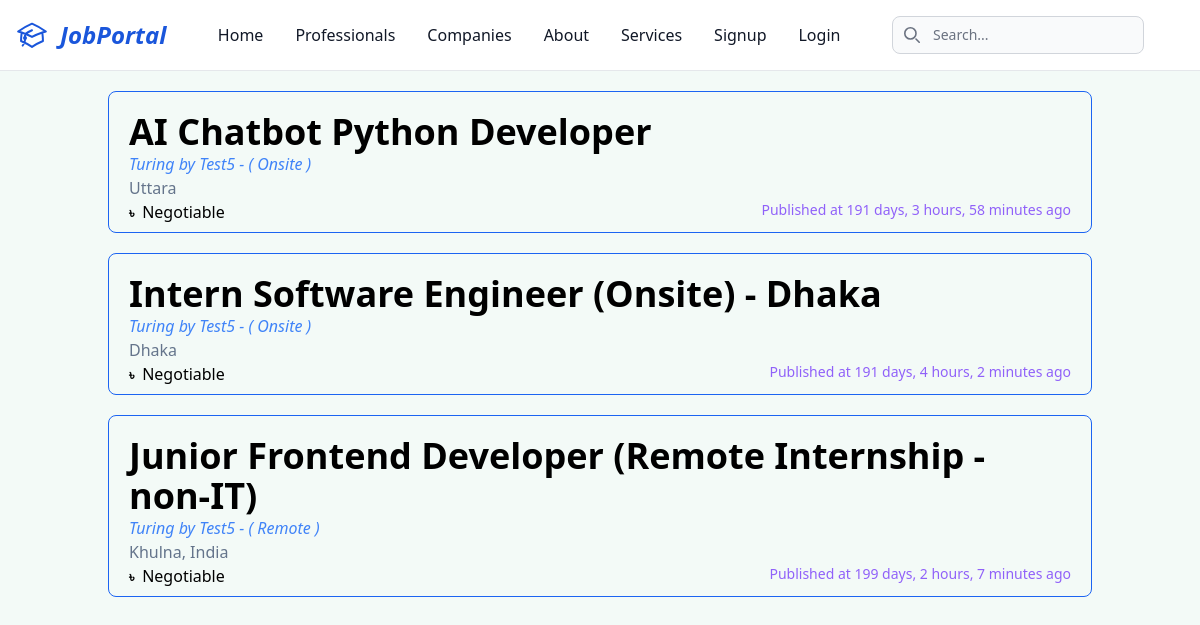
The app's page /, older data.
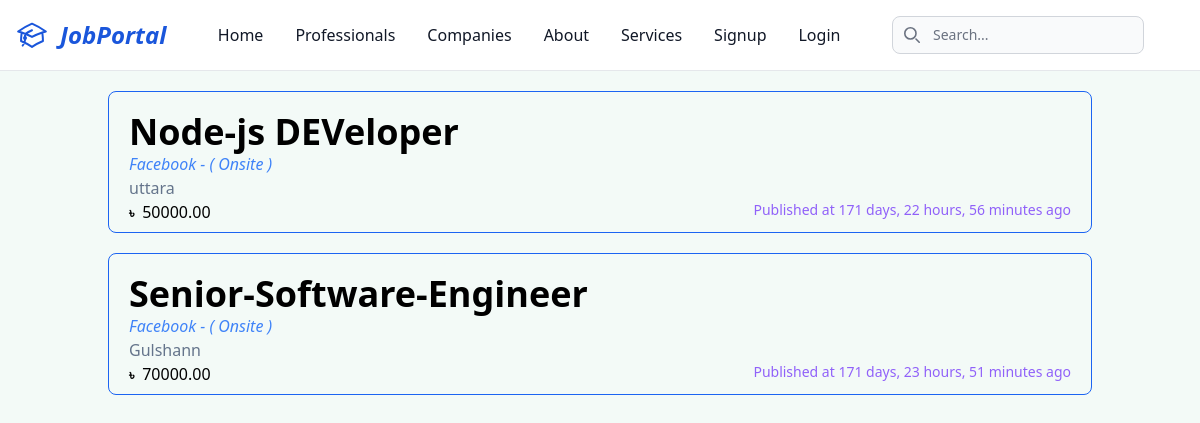
The same page, newer data.
### core/models.py (models this page shows, shortened)
class JobPost(models.Model):
    jobs = (
        ('Onsite', 'Onsite'),
        ('Hybrid', 'Hybrid'),
        ('Remote', 'Remote'),
    )
    id = models.UUIDField(primary_key=True, default=uuid.uuid4, unique=True, editable=False)
    recruiter = models.ForeignKey(Recruiter, on_delete=models.CASCADE)
    position = models.CharField(max_length=150)
    number_of_vacancies = models.IntegerField(null=True, blank=True, default=1)
    about_this_job = RichTextField()
    location = models.TextField()
    salary = models.DecimalField(max_digits=8, decimal_places=2, null=True)
    skills_requied = models.ManyToManyField(Skills)
    job_type = models.CharField(max_length=20, choices = jobs, default='Onsite')
    deadline = models.DateTimeField(null=True)
    is_active = models.BooleanField(default=True)
    created_at = models.DateTimeField(auto_now_add=True)
    updated_at = models.DateTimeField(auto_now=True)
    class Meta:
        db_table = "JobPost"
        verbose_name = _('JobPost')
        verbose_name_plural = _('JobPosts')

class Recruiter(models.Model):
    id = models.UUIDField(primary_key=True, default=uuid.uuid4, unique=True, editable=False)
    user = models.OneToOneField(CustomUser, on_delete=models.CASCADE)
    company_name = models.CharField(max_length=150, verbose_name=_('Company Name'))
    company_address = models.TextField(verbose_name=_('Company Address'))
    company_about = models.TextField(verbose_name=_('About Company'))
    company_logo = models.ImageField(upload_to=company_image_upload_path, verbose_name=_('Company Logo'))
    company_cover_photo = models.ImageField(upload_to=company_cover_image_upload_path, verbose_name=_('Company Cover Photo'), null=True)
    total_employees = models.IntegerField(default=0, null=True)
    website = models.URLField(null=True)
    main_services = models.CharField(max_length=150, null=True)
    created_at = models.DateTimeField(auto_now_add=True)
    updated_at = models.DateTimeField(auto_now=True)
    class Meta:
        db_table = "Recruiter"
        verbose_name = _('Recruiter')
        verbose_name_plural = _('Recruiters')

### core/views.py (the view)
# urls.py: path('', home, name='home'),
def home(request):
    jobs = JobPost.objects.filter(is_active=True).order_by('-created_at')
    return render(request, 'core/home.html', {'jobs': jobs})

### core/templatetags/custom_filters.py (called while the page is built)
@register.filter
def calculate_days_hours_since(value):
    print(value)
    if value:
        now = timezone.now()  # Use timezone.now() to ensure a timezone-aware datetime
        duration = now - value
        days = duration.days
        hours = duration.seconds // 3600
        minutes = (duration.seconds % 3600) // 60
        return f"{days} days, {hours} hours, {minutes} minutes ago"
    return ""

### templates/core/home.html (shortened to what this page needs)
{% extends "_base.html" %}
{% load custom_filters %}
{% block content %}
    {% if jobs %}
        {% for job in jobs %}
            <a href="{% url 'details_job' job.id %}" class="">
                <div class="border border-blue-600 dark:bg-slate-600 m-5 px-5 pt-5 pb-2 rounded-lg dark:text-slate-200 hover:bg-blue-200"  data-tooltip-target="tooltip-animation-job-{{job.id}}">
                    <h1 class="lg:text-4xl text-2xl font-bold">{{ job.position }}</h1>
                    <p class="text-blue-500 italic">{{ job.recruiter.company_name }} - ( {{ job.job_type }} )</p>
                    <p class="text-slate-500">{{ job.location }}</p>
                    <div class="flex justify-between align-bottom">
                        <p><strong class="font-extrabold text-sm">৳&nbsp;</strong>{% if job.salary %} {{ job.salary }} {% else %} Negotiable {% endif %}</p>
                        {% if job.created_at %}
                            <p class="text-purple-500 text-[.7rem] lg:text-sm text-right">Published at {{ job.created_at|calculate_days_hours_since }}</p>
                        {% endif %}
                    </div>
                </div>
            </a>
        {% endfor %}
    {% else %}
    <div class="h-[80vh] grid place-items-center font-bold text-4xl text-red-500">
        No Job Post Published Yet
    </div>
    {% endif %}
{% endblock content %}

Row changes from the older to the newer data that the page shows:
removed JobPost: position "AI Chatbot Python Developer", recruiter.company_name "Turing by Test5", job_type "Onsite", location "Uttara", shows "Negotiable", created_at|calculate_days_hours_since "191 days, 3 hours, 58 minutes ago"
removed JobPost: position "Intern Software Engineer (Onsite) - Dhaka", recruiter.company_name "Turing by Test5", job_type "Onsite", location "Dhaka", shows "Negotiable", created_at|calculate_days_hours_since "191 days, 4 hours, 2 minutes ago"
removed JobPost: position "Junior Frontend Developer (Remote Internship - non-IT)", recruiter.company_name "Turing by Test5", job_type "Remote", location "Khulna, India", salary "Negotiable", created_at|calculate_days_hours_since "199 days, 2 hours, 7 minutes ago"
added JobPost: position "Node-js DEVeloper", recruiter.company_name "Facebook", job_type "Onsite", location "uttara", salary "50000.00", created_at|calculate_days_hours_since "171 days, 22 hours, 56 minutes ago"
added JobPost: position "Senior-Software-Engineer", recruiter.company_name "Facebook", job_type "Onsite", location "Gulshann", salary "70000.00", created_at|calculate_days_hours_since "171 days, 23 hours, 51 minutes ago"
